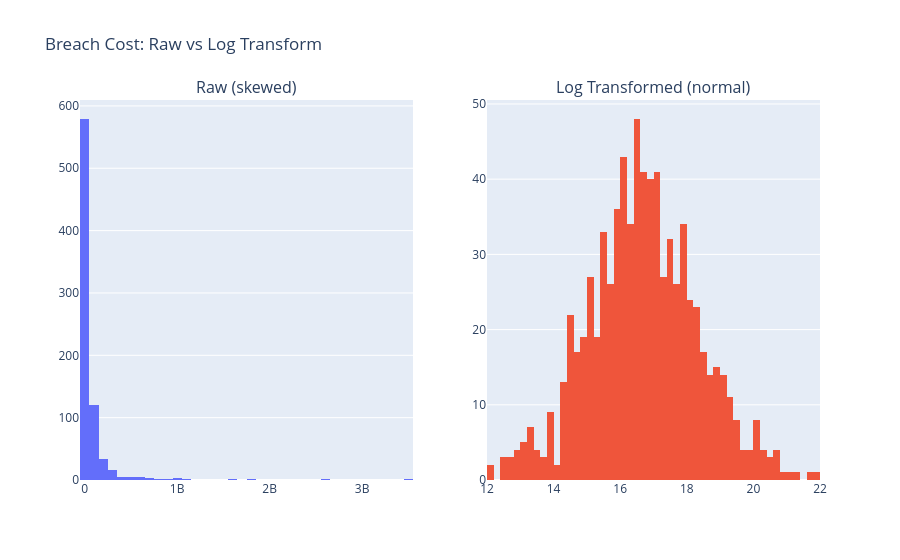

This figure's notebook cell:
### Code cell
df['total_loss_log'] = np.log1p(df['total_loss_usd'])

fig = make_subplots(rows=1, cols=2, subplot_titles=['Raw (skewed)', 'Log Transformed (normal)'])

fig.add_trace(
    go.Histogram(x=df['total_loss_usd'].dropna(), nbinsx=50, name='Raw'),
    row=1, col=1
)
fig.add_trace(
    go.Histogram(x=df['total_loss_log'].dropna(), nbinsx=50, name='Log'),
    row=1, col=2
)

fig.update_layout(title='Breach Cost: Raw vs Log Transform', showlegend=False)
fig.show()

print(f"Log skewness: {df['total_loss_log'].skew():.2f}")

### Figure 1 — Plotly figure (JSON) as saved in the notebook; plotly's stock layout.template omitted (floating-point values rounded to 4 significant figures; data arrays with more than 128 entries replaced by an {"elided": "..."} marker saying what was removed)
{"data": [{"name": "Raw", "nbinsx": 50, "type": "histogram", "x": {"elided": "778 float values"}, "xaxis": "x", "yaxis": "y"}, {"name": "Log", "nbinsx": 50, "type": "histogram", "x": {"elided": "778 float values"}, "xaxis": "x2", "yaxis": "y2"}], "layout": {"annotations": [{"font": {"size": 16}, "showarrow": false, "text": "Raw (skewed)", "x": 0.225, "xanchor": "center", "xref": "paper", "y": 1, "yanchor": "bottom", "yref": "paper"}, {"font": {"size": 16}, "showarrow": false, "text": "Log Transformed (normal)", "x": 0.775, "xanchor": "center", "xref": "paper", "y": 1, "yanchor": "bottom", "yref": "paper"}], "autosize": true, "showlegend": false, "title": {"text": "Breach Cost: Raw vs Log Transform"}, "xaxis": {"anchor": "y", "autorange": true, "domain": [0, 0.45], "range": [-50000000, 3550000000], "type": "linear"}, "xaxis2": {"anchor": "y2", "autorange": true, "domain": [0.55, 1], "range": [12.0, 22.0], "type": "linear"}, "yaxis": {"anchor": "x", "autorange": true, "domain": [0, 1], "range": [0, 609.5]}, "yaxis2": {"anchor": "x2", "autorange": true, "domain": [0, 1], "range": [0, 50.53]}}}
